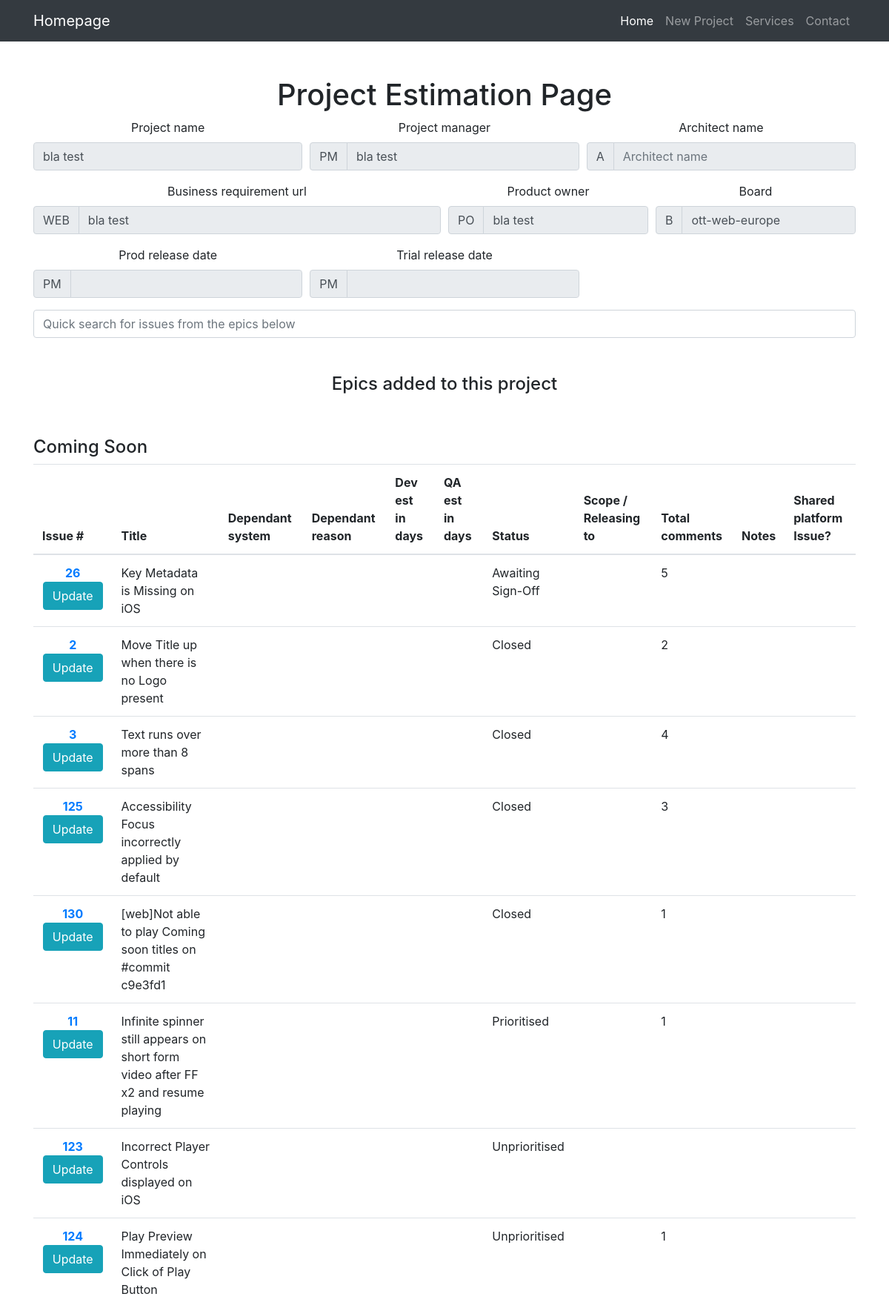
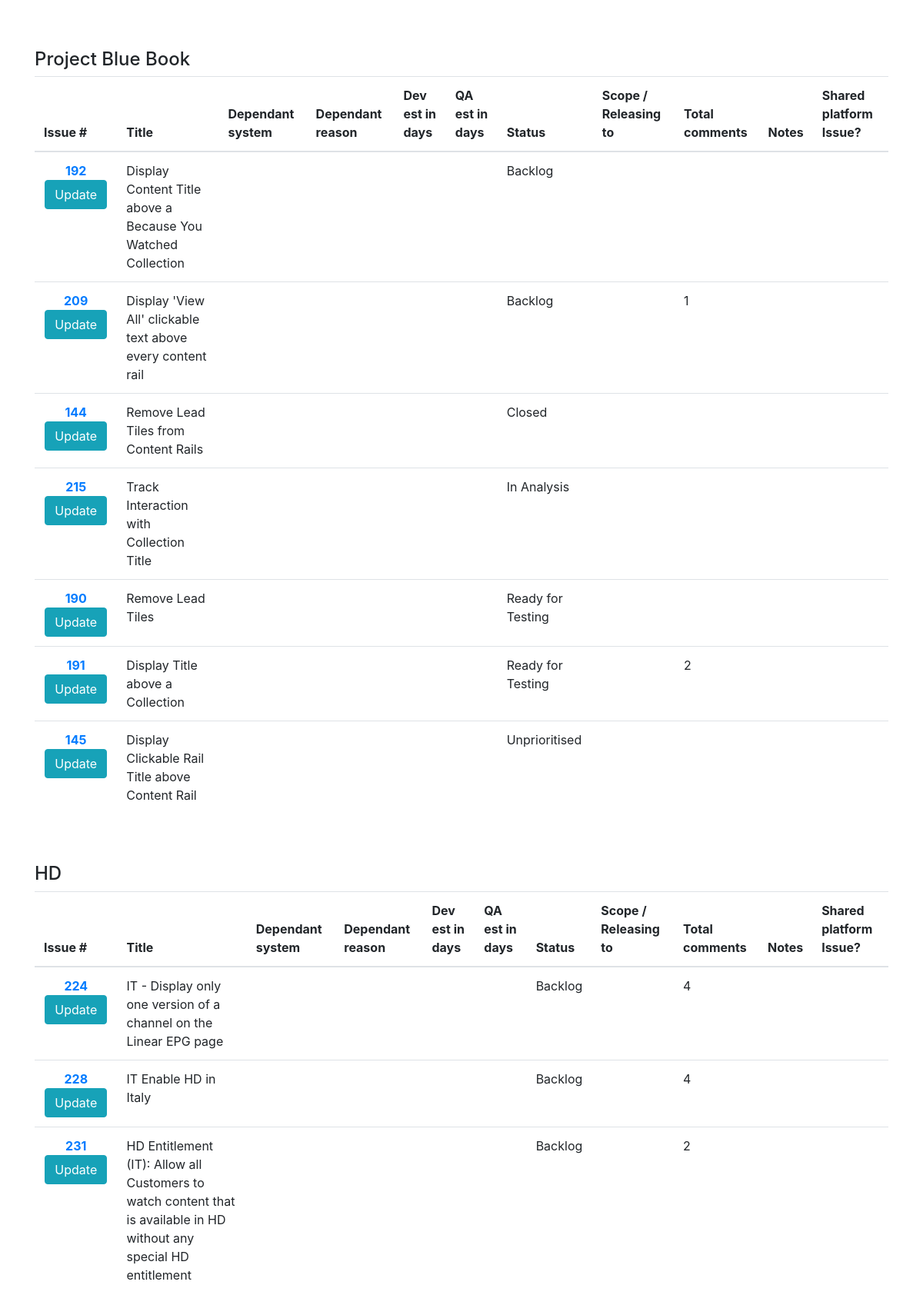
Screenshot of /projectEpicsAndTickets/1 (upper part) with the database file from the repository (2 pictures, top to bottom).
### tables this page shows
CREATE TABLE "projects" (
	"projectId"	INTEGER NOT NULL PRIMARY KEY AUTOINCREMENT UNIQUE,
	"projectCreateduserId"	INTEGER NOT NULL,
	"projectName"	TEXT NOT NULL UNIQUE,
	"boardName"	TEXT NOT NULL,
	"businessReqUrl"	TEXT,
	"projectManager"	TEXT,
	"architect"	TEXT,
	"productOwner"	TEXT,
	"trialDate"	TEXT,
	"releaseDate"	TEXT
);

CREATE TABLE "epics" (
	"epicId"	INTEGER NOT NULL,
	"epicName"	TEXT,
	"boardName"	TEXT NOT NULL
);

CREATE TABLE "tickets" (
	"ticketId"	INTEGER NOT NULL PRIMARY KEY AUTOINCREMENT UNIQUE,
	"boardName"	TEXT,
	"issueNumber"	INTEGER,
	"dependantSystem"	TEXT,
	"dependantReason"	BLOB,
	"devEstimateInDays"	INTEGER,
	"qaEstimateInDays"	INTEGER,
	"proposedReleaseDropTo"	TEXT,
	"totalComments"	INTEGER,
	"notes"	BLOB,
	"sharedPlatformIssue"	INTEGER
);

CREATE TABLE "issues" (
	"issueNumber"	INTEGER NOT NULL,
	"boardName"	TEXT NOT NULL,
	"title"	TEXT,
	"issueStatus"	TEXT,
	"issueLink"	TEXT
);

### views.py (the view)
@views_routes.route('/projectEpicsAndTickets/<int:project_id>')
def projectEpicsAndTickets(project_id):
    project = None
    epics = None
    peat = None
    if projectsModel.get_project_with_id(project_id)["projects"] != []:
        project = projectsModel.get_project_with_id(project_id)["projects"][0]
    if epicsModel.get_epics()["epics"] != []:
        epics = epicsModel.get_epics()["epics"]
    peat = peatm.get_epics_and_issues_with_project_id(project_id)["projectEpicsIssues"]
    return render_template("projectEpicsAndTickets.html", project=project, epics=epics, peats=peat)

### db.py (called while the page is built)
def get_db():
    top = _app_ctx_stack.top
    if not hasattr(top, 'sqlite_db'):
        top.sqlite_db = sqlite3.connect(DATABASE)
    return top.sqlite_db

def select_all_from_table(table_name):
    query = "SELECT * FROM %s" %(table_name)
    database = get_db()
    rv = database.execute(query)
    res = rv.fetchall()
    rv.close()
    return res

def with_query(query):
    database = get_db()
    rv = database.execute(query)
    res = rv.fetchall()
    rv.close()
    return res

### epicsIssuesModel.py (called while the page is built)
def get_epic_issues(board_name, epic_number):
    query = "SELECT * from epicsIssues where epicId=%s AND boardName='%s'" %(epic_number, board_name)
    all_epics_issues = db.with_query(query)
    return loop_all_epics_issues(all_epics_issues)

def loop_all_epics_issues(all_epics_issues):
    array_epics_issues = {'epicsIssues':[]}
    for epics_issue in all_epics_issues:
        array_epics_issues["epicsIssues"].append({
            "epicsIssueId": epics_issue[0],
            "epicId": epics_issue[1],
            "issueNumber": epics_issue[2],
            "boardName": epics_issue[3]
        })
    return array_epics_issues

### epicsModel.py (called while the page is built)
def get_epics():
    all_epics = db.select_all_from_table("epics")
    return loop_all_epics(all_epics)

def loop_all_epics(all_epics):
    array_epics = {'epics':[]}
    for epic in all_epics:
        array_epics["epics"].append({"epicId": epic[0], "epicName": epic[1]})
    return array_epics

def get_epic(epicId):
    query = "SELECT * from epics where epicId=%s LIMIT 1" %(epicId)
    all_epics = db.with_query(query)
    return loop_all_epics(all_epics)

### projectsModel.py (called while the page is built)
def get_project_with_id(projectId):
    query = "SELECT * from projects where projectId=%s LIMIT 1" %(projectId)
    project = db.with_query(query)
    return loop_all_projects(project)

def loop_all_projects(all_projects):
    array_projects = {'projects':[]}
    for project in all_projects:
        array_projects["projects"].append({
            "projectId": project[0],
            "projectCreateduserId": project[1],
            "projectName": project[2],
            "boardName": project[3],
            "businessReqUrl": project[4],
            "projectManager": project[5],
            "architect": project[6],
            "productOwner": project[7],
            "trialDate": project[8],
            "releaseDate": project[9]
        })
    return array_projects

### templates/projectEpicsAndTickets.html (shortened to what this page needs)
{% extends "bootstrap/base.html" %}
{% block content %}
<div class="row">
    <div class="col-lg-12 text-center">
        {% if project %}
        <h1 class="mt-5">Project Estimation Page</h1>
        <div class="form-row">
            <div class="col-md-4 mb-3">
                <label for="projectName">Project name</label>
                <input type="text" disabled value='{{ project.projectName|default("", true) }}' class="form-control" autocomplete="off" id="projectName" name="projectName" placeholder="Project name">
            </div>
            <div class="col-md-4 mb-3">
                <label for="projectManager">Project manager</label>
                <div class="input-group">
                    <div class="input-group-prepend">
                        <span class="input-group-text" id="inputGroupPrepend">PM</span>
                    </div>
                    <input type="text" disabled value='{{ project.projectManager|default("", true) }}' class="form-control" autocomplete="off" id="projectManager" name="projectManager" placeholder="Project manager">
                </div>
            </div>
            <div class="col-md-4 mb-3">
                <label for="architectName">Architect name</label>
                <div class="input-group">
                    <div class="input-group-prepend">
                        <span class="input-group-text" id="inputGroupPrepend">A</span>
                    </div>
                    <input type="text" disabled value='{{ project.architectName|default("", true) }}' class="form-control" autocomplete="off" id="architectName" name="architectName" placeholder="Architect name" aria-describedby="inputGroupPrepend">
                </div>
            </div>
        </div>
        <div class="form-row">
            <div class="col-md-6 mb-3">
                <label for="businessReqUrl">Business requirement url</label>
                <div class="input-group">
                    <div class="input-group-prepend">
                        <span class="input-group-text" id="inputGroupPrepend">WEB</span>
                    </div>
                    <input type="text" disabled value='{{ project.businessReqUrl|default("", true) }}' class="form-control" autocomplete="off" id="businessReqUrl" name="businessReqUrl" placeholder="Business requirement url">
                </div>
            </div>
            <div class="col-md-3 mb-3">
                <label for="productOwner">Product owner</label>
                <div class="input-group">
                    <div class="input-group-prepend">
                        <span class="input-group-text" id="inputGroupPrepend">PO</span>
                    </div>
                    <input type="text" disabled value='{{ project.productOwner|default("", true) }}' class="form-control" autocomplete="off" id="productOwner" name="productOwner" placeholder="Product owner">
                </div>
            </div>
            <div class="col-md-3 mb-3">
                <label for="boardName">Board</label>
                <div class="input-group">
                    <div class="input-group-prepend">
                        <span class="input-group-text" id="inputGroupPrepend">B</span>
                    </div>
                    <input type="text" disabled value='{{ project.boardName|default("", true) }}' autocomplete="off" class="form-control" id="boardName" name="boardName">
                </div>
            </div>
        </div>
        <div class="form-row">
            <div class="col-md-4 mb-3">
                <label for="releaseDate">Prod release date</label>
                <div class="input-group">
                    <div class="input-group-prepend">
                        <span class="input-group-text" id="inputGroupPrepend">PM</span>
                    </div>
                    <input type="text" disabled value='{{ project.releaseDate|default("", true) }}' autocomplete="off" class="form-control" id="releaseDate" name="releaseDate">
                </div>
            </div>
            <div class="col-md-4 mb-3">
                <label for="trialDate">Trial release date</label>
                <div class="input-group">
                    <div class="input-group-prepend">
                        <span class="input-group-text" id="inputGroupPrepend">PM</span>
                    </div>
                    <input type="text" disabled value='{{ project.trialDate|default("", true) }}' autocomplete="off" class="form-control" id="trialDate" name="trialDate">
                </div>
            </div>
            <div class="col-md-2 mb-3"></div>
            <div class="col-md-2 mb-3">
                <label>&nbsp;</label>
            </div>
        </div>
        {% if peats|length > 0 %}
        <div class="row text-left">
            <div class="col">
                <input type="text" autocomplete="off" class="form-control" id="searchInputField" name="searchInputField" placeholder="Quick search for issues from the epics below">
                <h4 class="mt-5 text-center">Epics added to this project</h4>
            </div>
        </div>
        {% endif %}
        {% for peat in peats %}
        {% if peat.allTickets|length > 0 %}
        <div class="row text-left">
            <div class="col">
                <h4 class="mt-5">{{ peat.epicName }}</h4>
                <table class="table">
                    <thead>
                        <tr>
                            <th scope="col">Issue #</th>
                            <th scope="col">Title</th>
                            <th scope="col">Dependant system</th>
                            <th scope="col">Dependant reason</th>
                            <th scope="col">Dev est in days</th>
                            <th scope="col">QA est in days</th>
                            <th scope="col">Status</th>
                            <th scope="col">Scope / Releasing to</th>
                            <th scope="col">Total comments</th>
                            <th scope="col">Notes</th>
                            <th scope="col">Shared platform Issue?</th>
                        </tr>
                    </thead>
                    <tbody>
                        {% for ticket in peat.allTickets|sort(attribute='issueStatus') %}
                        <tr>
                            <th scope="row" class="text-center"><a href='{{ ticket.issueLink|default("", true) }}' target="_blank">{{ticket.issueNumber|default("", true)}}</a>
                            <button type="button" class="btn btn-info" data-toggle="modal" data-target=".updateTicketModal-lg" data-ticketid="{{ticket.ticketId}}" data-title="{{ticket.title|default('', true)}}" data-dependantSystem="{{ticket.dependantSystem|default('', true)}}" data-dependantReason="{{ticket.dependantReason|default('', true)}}"  data-issueNumber="{{ticket.issueNumber|default('', true)}}" data-devEstimateInDays="{{ticket.devEstimateInDays|default('', true)}}" data-qaEstimateInDays="{{ticket.qaEstimateInDays|default('', true)}}" data-issueStatus="{{ticket.issueStatus|default('', true)}}" data-proposedReleaseDropTo="{{ticket.proposedReleaseDropTo|default('', true)}}" data-totalComments="{{ticket.totalComments|default('', true)}}" data-notes="{{ticket.notes|default('', true)}}" data-sharedPlatformIssue="{{ticket.sharedPlatformIssue|default('', true)}}">
                                Update
                            </button>
                            </th>
                            <td>{{ticket.title|default("", true)}}</td>
                            <td>{{ticket.dependantSystem|default("", true)}}</td>
                            <td>{{ticket.dependantReason|default("", true)}}</td>
                            <td>{{ticket.devEstimateInDays|default("", true)}}</td>
                            <td>{{ticket.qaEstimateInDays|default("", true)}}</td>
                            <td>{{ticket.issueStatus|default("", true)}}</td>
                            <td>{{ticket.proposedReleaseDropTo|default("", true)}}</td>
                            <td>{{ticket.totalComments|default("", true)}}</td>
                            <td>{{ticket.notes|default("", true)}}</td>
                            <td>{{ticket.sharedPlatformIssue|default("", true)}}</td>
                        </tr>
                        {% endfor %}
                    </tbody>
                </table>
            </div>
        </div>
        {% endif %}
        {% endfor %}
        {% endif %}
    </div>
</div>
{% endblock %}

### rows the page displays
projects: projectName "bla test", projectManager "bla test", businessReqUrl "bla test", productOwner "bla test", boardName "ott-web-europe"
epics: epicName "Coming Soon"
tickets: issueNumber "26", title "Key Metadata is Missing on iOS", issueStatus "Awaiting Sign-Off", totalComments "5"
tickets: issueNumber "2", title "Move Title up when there is no Logo present", issueStatus "Closed", totalComments "2"
tickets: issueNumber "3", title "Text runs over more than 8 spans", issueStatus "Closed", totalComments "4"
tickets: issueNumber "125", title "Accessibility Focus incorrectly applied by default", issueStatus "Closed", totalComments "3"
tickets: issueNumber "130", title "[web]Not able to play Coming soon titles on #commit c9e3fd1", issueStatus "Closed", totalComments "1"
tickets: issueNumber "11", title "Infinite spinner still appears on short form video after FF x2 and resume playing", issueStatus "Prioritised", totalComments "1"
tickets: issueNumber "123", title "Incorrect Player Controls displayed on iOS", issueStatus "Unprioritised"
tickets: issueNumber "124", title "Play Preview Immediately on Click of Play Button", issueStatus "Unprioritised", totalComments "1"
epics: epicName "Project Blue Book"
tickets: issueNumber "192", title "Display Content Title above a Because You Watched Collection", issueStatus "Backlog"
tickets: issueNumber "209", title "Display 'View All' clickable text above every content rail", issueStatus "Backlog", totalComments "1"
tickets: issueNumber "144", title "Remove Lead Tiles from Content Rails", issueStatus "Closed"
tickets: issueNumber "215", title "Track Interaction with Collection Title", issueStatus "In Analysis"
tickets: issueNumber "190", title "Remove Lead Tiles", issueStatus "Ready for Testing"
tickets: issueNumber "191", title "Display Title above a Collection", issueStatus "Ready for Testing", totalComments "2"
tickets: issueNumber "145", title "Display Clickable Rail Title above Content Rail", issueStatus "Unprioritised"
epics: epicName "HD"
tickets: issueNumber "224", title "IT - Display only one version of a channel on the Linear EPG page", issueStatus "Backlog", totalComments "4"
tickets: issueNumber "228", title "IT Enable HD in Italy", issueStatus "Backlog", totalComments "4"
tickets: issueNumber "231", title "HD Entitlement (IT): Allow all Customers to watch content that is available in HD without any special HD entitlement", issueStatus "Backlog", totalComments "2"
